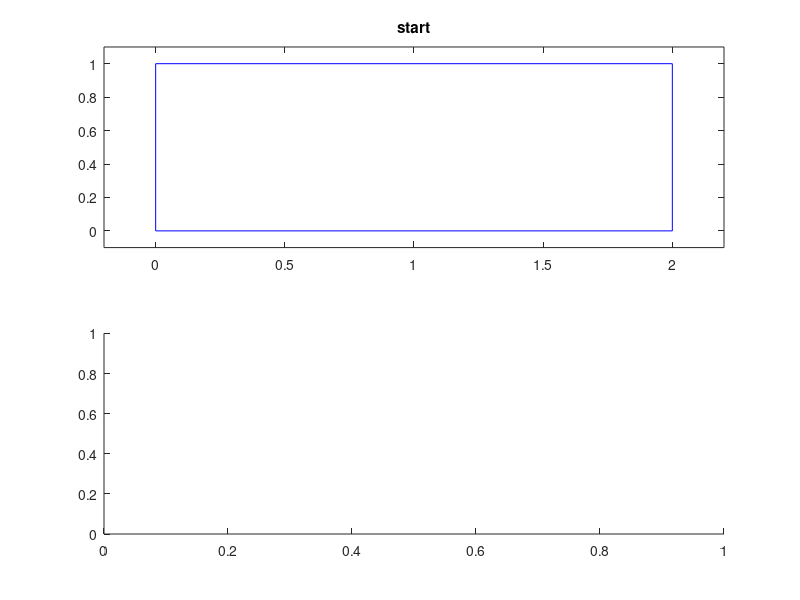

Source code (MATLAB): (Note: this script raises an error after producing the figure.)
% Determina la cobertura de inhibidores de se�al instalados en la mejor
% posici�n para tener la mayor covertura, el software fue desarrollado en
% Matlab 2018 b, simulado en una computadora con procesador i7 y 12 Gb de
% ramde

clc
a=2;     %Ingrese el largo del centro de rehabilitaci�n social
b=1;   %Ingrese el ancho del fonde de rehabilitaci�n social

Nb=20;   % numero de inhibidores
F= 0.4+0.6*rand;   %factor escalar
Cr=0.7+0.3*rand;  % tasa de cruce
Fp=0.95;   %factor de protecci�n perimetro
% tama�os de radio de cobertura del inhibidor:
mab=mean([a b]);
aa=0.15*mab+0.3*mab*rand(1,Nb);
bb=aa; %Variable auxiliar para el radio
m2=min([aa bb]/2); 
AA=(aa/2.*bb/2)*pi; % areas de los inhibidores de se�al

penalty=1e-6*a*b;
nac=0.8; % coheficiente de �rea negativa



N=100; % Tama�o de la poblacion
ng=10000; % numero de generaciones
pmpe=0.5; % probabilidad de plazas de intercambio de mutaci�n
pmbj=0.5; % Saltos grandes
pmsj=0.5; % Saltos peque�os
pmrr=0.5; % traslacion
pmvi=0.5; % visible/invisible
pmne=0.5; % se mueve al limite cercano

%limites de la grafica

figure;
ha1=axes;
ha1=subplot(2,1,1);
plot([0 a a 0 0], [0 0 b b 0],'b-');
xlim([-0.1*a 1.1*a]);
ylim([-0.1*b 1.1*b]);
set(ha1,'NextPlot','add');
ht=title(ha1,'start');
ha2=subplot(2,1,2);
drawnow;


set_cl; % pone los clores de los inhibidores de diferentes colores


% Iniciando el proceso de cubrimiento 
tic % Para el control de tiempo
 
% inicio de poblaci�n randomicamente:
G=zeros(N,4*Nb);
Gch=zeros(N,4*Nb); % hijo
for Nc=1:N % para cada individuo
    G1=zeros(4,Nb); % 1 individuao
    % G1(1,i)=1 si i-inhibidor es visible
    % G1(2,i)=1 si i-inhibidor es movido
    % G1(3,i) - coordenada x del centro del inhibidor
    % G1(4,i) - coordenada y del centro del inhibidor

    G1(1,:)=double(rand(1,Nb)<0.2);
    G1(2,:)=double(rand(1,Nb)<0.5);
    G1(3,:)=m2+(a-m2)*rand(1,Nb);
    G1(4,:)=m2+(b-m2)*rand(1,Nb);
    G(Nc,:)=(G1(:))'; % (G1(:))' convierte matriz a vector fila
end



hi=imagesc(G,'parent',ha2);
ylabel('n�mero de individuos');
title('genes');
colorbar;
drawnow;

Gpr1=zeros(4,Nb);
Gpr2=zeros(4,Nb); % 2 padres
Gch1=zeros(4,Nb);
Gch2=zeros(4,Nb); % hijos

delta=1e-6;

 % Mutaci�n: Esquema de mutaci�n adaptativo
 if delta<1e-6
    % intercambio de genes
    for Nc=1:N % para cada individuo
        if rand>pmpe
            G1(:)=(G(Nc,:))';
            ir1=ceil(Nb*rand);
            ir2=ceil(Nb*rand);
            ir3=ceil(Nb*rand);
            ir4=ceil(Nb*rand);
            G1(3:4,ir4)=G1(3:4,ir1)+F*(G1(3:4,ir3)-G1(3:4,ir2));
            G(Nc,:)=(G1(:))';
            
        else
             if rand<pmpe
            G1(:)=(G(Nc,:))';
            ir1=ceil(Nb*rand);
            ir2=ceil(Nb*rand);
            ir3=ceil(Nb*rand);
            ir4=ceil(Nb*rand);
            ir5=ceil(Nb*rand);
            ir6=ceil(Nb*rand);
            G1(3:4,ir6)=G1(3:4,ir1)+F*(G1(3:4,ir2)-G1(3:4,ir3))+F*(G1(3:4,ir5)-G1(3:4,ir4));
            G(Nc,:)=(G1(:))';
             end
             
        end
    end
    
 else
        if delta>1e-6
    % intercambio de genes
    for Nc=1:N % para cada individuo
        if rand>pmpe
            G1(:)=(G(Nc,:))';
            ir1=ceil(Nb*rand);
            ir2=ceil(Nb*rand);
            ir3=ceil(Nb*rand);
            G1(3:4,ir3)=Gb+F*(G1(3:4,ir1)-G1(3:4,ir2));
            G(Nc,:)=(G1(:))';
            
        else
             if rand<pmpe
            G1(:)=(G(Nc,:))';
            ir1=ceil(Nb*rand);
            ir2=ceil(Nb*rand);
            ir3=ceil(Nb*rand);
            ir4=ceil(Nb*rand);
            ir5=ceil(Nb*rand);
            G1(3:4,ir5)=Gb+F*(G1(3:4,ir1)-G1(3:4,ir2))+F*(G1(3:4,ir3)-G1(3:4,ir4));
            G(Nc,:)=(G1(:))';
        end
             
        end
    end
        end
 end
       
for ngc=1:ng % conteo de generaciones
    % encuentra la funci�n objetivo:
    fitnesses=zeros(N,1);
    for Nc=1:N % para cada individuo
        G1(:)=(G(Nc,:))';
        vis=G1(1,:);
        ind=find(vis);
        L=length(ind);
        if L>0
            % solo inhibidores visibles:
            rot=G1(2,ind);
            x=G1(3,ind);
            y=G1(4,ind);
            if L==1
                aaa=aa(ind);
                bbb=bb(ind);
                if rot
                    tmp=aaa;
                    aaa=bbb;
                    bbb=tmp;
                end
                A0=AA(ind); % area del inhibidor
                x1=max([x-aaa/2  0]);
                y1=max([y-bbb/2  0]);
                x2=min([x+aaa/2  a]);
                y2=min([y+bbb/2  b]);
                % x1 - x2,  y1 - y2 coordenadas dentro del �rea de
                % cobertura
                if (x1>=x2)||(y1>=y2)||(x1>=a*Fp)||(y1>=b*Fp)
                    A=0; % inhibidor dentro del area principal
                else
                    A=((x2-x1)/2*(y2-y1)/2)*pi; % calculo del area del inhibidor
                end
                %if A<A0 % si no esta totalmente adentro del area principal
               if (aaa/2<=x*Fp)&&(x<=a-aaa/2)&&(bbb/2<=y*Fp)&&(y<=b-bbb/2) % si esta totalmente adentro
                    fitness=A;
               else
                    nac=nac+(0.0081/log(2*nac));
                  
                    fitness=A-nac*(A0-A)-penalty;
                end
               
                    
            else
                fitness=0;
                ispen=false; % es 1 si hay penalidad
                
                % chequeo de cruce con el area de cobertura principal:
                % anade inhibidores y sustrae a los que estan afuera:
                for n=1:L % por cada inhibidor
                    ind1=ind(n);
                    aaa=aa(ind1);
                    bbb=bb(ind1);
                    if rot(n)
                        tmp=aaa;
                        aaa=bbb;
                        bbb=tmp;
                    end
                    A0=AA(ind1); %  area inhibidor
                    x1=max([x(n)-aaa/2  0]);
                    y1=max([y(n)-bbb/2  0]);
                    x2=min([x(n)+aaa/2  a]);
                    y2=min([y(n)+bbb/2  b]);
                    % x1 - x2,  y1 - y2 esta el inhibidor dentro del area
                    % de cobertura
                    if (x1>=x2)||(y1>=y2)||(x1>=a*Fp)||(y1>=b*Fp)
                        A=0; % inhibidor dentro del area principal
                    else
                        A=((x2-x1)/2*(y2-y1)/2)*pi; % inhibidor dentro del area principal
                    end
                    
                     %para probar
                    if A<A0 % if not fully inside main box
                       fitness=fitness + A-nac*(A0-A);
                        ispen=true; % penality
                    else
                        fitness=fitness + A;
                   end
                    
                    if (aaa/2<=x(n)*Fp)&&(x(n)<=a*Fp-aaa/2)&&(bbb/2<=y(n)*Fp)&&(y(n)<=b*Fp-bbb/2) % si esta totalmente adentro
                        fitness=fitness + A;
                    else
                        fitness=fitness + A-nac*(A0-A);
                        ispen=true; % penalidad
                    end
                    
                end
                
                % por cada par de inhibidores:
                for n1=1:L-1
                    ind1=ind(n1);
                    aaa1=aa(ind1);
                    bbb1=bb(ind1);
                    if rot(n1)
                        tmp=aaa1;
                        aaa1=bbb1;
                        bbb1=tmp;
                    end
                    A1=AA(ind1);
                    x1=x(n1);
                    y1=y(n1); % posicion del inhibidor
                    for n2=n1+1:L
                        ind2=ind(n2);
                        aaa2=aa(ind2);
                        bbb2=bb(ind2);
                        if rot(n2)
                            tmp=aaa2;
                            aaa2=bbb2;
                            bbb2=tmp;
                        end
                        A2=AA(ind2);
                        x2=x(n2);
                        y2=y(n2); % posicion de segundo inhibidor
                        dx=abs(x1-x2);
                        dy=abs(y1-y2); % distancias
                        a12=(aaa1/2+aaa2/2);
                        b12=(bbb1/2+bbb2/2);
                        if (dx<a12)&&(dy<b12) % si cruza
                            ispen=true;
                            Ac=((a12-dx)/2*(b12-dy)/2)*pi; % area de cruce
                            fitness=fitness-Ac-Ac; % porque area n1 y n2 fueron totalmente a�adidas
                            fitness=fitness-2*nac*Ac;
                        end

                    end
                end
                
                if ispen
                    fitness=fitness-penalty;
                end
        
            end
        else
            fitness=0;
        end
        fitnesses(Nc)=fitness;
    end
    
    [fb bi]=max(fitnesses); % el mejor
    
   %para acelerar la tasa de convergencia del algoritmo
   
         delta = abs(fitness/abs(mean(fitnesses))-1);
        
        
    
  % grafica del mejor:
    G1(:)=(G(bi,:))';
    Gb=G(bi,:); % best
    if mod(ngc,10)==0
        cla(ha1);
        Atmp=0;
        for Nbc=1:Nb
            vis1=G1(1,Nbc);
            if vis1
                rot1=G1(2,Nbc);
                aaa=aa(Nbc);
                bbb=bb(Nbc);
                
                if rot1
                    tmp=aaa;
                    aaa=bbb;
                    bbb=tmp;
                end
                x=G1(3,Nbc);
                y=G1(4,Nbc);
                
                 theta = linspace(0, 2*pi);
        xcentro1 = G1(3,Nbc)-aaa/2*cos(theta);
        xcentro2 = G1(3,Nbc)+aaa/2*cos(theta);
        
        ycentro1 = G1(4,Nbc)-bbb/2*sin(theta);
        ycentro2 = G1(4,Nbc)+bbb/2*sin(theta);
     
        
           plot([xcentro1  xcentro2  xcentro2  xcentro1  xcentro1],...
                 [ycentro1  ycentro1  ycentro2  ycentro2  ycentro1],...      
            '-','color',cl(Nbc,:),...
                     'parent',ha1);
                 hold on;
                Atmp=Atmp+aaa*bbb;
                
   
       
        %%%%%%%%%
                 
                
                
            end
        end
        plot([0 a a 0 0], [0 0 b b 0],'b-','parent',ha1);
        xlim(ha1,[-0.1*a 1.1*a]);
        ylim(ha1,[-0.1*b 1.1*b]);
        
        
        %%%%%%%%%
        
        
        set(hi,'Cdata',G);
        
        nvb=length(find(G1(1,:))); % numero de inhibidores visibles
        pcubierto=num2str(fb)/a*b;
        
        set(ht,'string',[' generation: ' num2str(ngc)  ', inhibidores: ' num2str(nvb) ', area: ' num2str(fb)]);
        
        drawnow;
    end
     
    
    % preparacion para el cruce, seleccion:
    fmn=min(fitnesses);
    fst=std(fitnesses);
    if fst<1e-7
        fst=1e-7;
    end
    fmn1=fmn-0.01*fst; % bajo entonces m�nimo
    P=fitnesses-fmn1; % valores positivos
    p=P/sum(P); % probabilidad
    ii=roulette_wheel_indexes(N,p); %uso del algoritmo de ruleta de casino para generar el cruce
    Gp=G(ii,:); % padres
    
    % cruzamiento:
    for n=1:2:N
        pr1=Gp(n,:);
        pr2=Gp(n+1,:); % 2 padres
        % en forma de matriz:
        Gpr1(:)=pr1'; 
        Gpr2(:)=pr2';
        
        for Nbc=1:Nb
            
            % visibilidad
            if rand<Cr
                Gch1(1,Nbc)=Gpr1(1,Nbc);
            else
                Gch1(1,Nbc)=Gpr2(1,Nbc);
            end
            if rand<Cr
                Gch2(1,Nbc)=Gpr1(1,Nbc);
            else
                Gch2(1,Nbc)=Gpr2(1,Nbc);
            end
            
            % movimiento:
            if rand<Cr
                Gch1(2,Nbc)=Gpr1(2,Nbc);
            else
                Gch1(2,Nbc)=Gpr2(2,Nbc);
            end
            if rand<Cr
                Gch2(2,Nbc)=Gpr1(2,Nbc);
            else
                Gch2(2,Nbc)=Gpr2(2,Nbc);
            end
            
            % posicion:
            % hijo 1:
           
            i3=1+ceil(2*rand);
            switch i3
                case 1 % obtiene la posicion media
                    Gch1(3,Nbc)=(Gpr1(3,Nbc)+Gpr2(3,Nbc))/2;
                    Gch1(4,Nbc)=(Gpr1(4,Nbc)+Gpr2(4,Nbc))/2;
                case 2 %obtiene la posicion del padre 1
                    Gch1(3,Nbc)=Gpr1(3,Nbc);
                    Gch1(4,Nbc)=Gpr1(4,Nbc);
                case 3 %obtiene la posicion del padre 2
                    Gch1(3,Nbc)=Gpr2(3,Nbc);
                    Gch1(4,Nbc)=Gpr2(4,Nbc);
            end
            
            % hijo 2:
          
            i3=1+ceil(2*rand);
            switch i3
                case 1 % obtiene la posicion media
                    Gch2(3,Nbc)=(Gpr1(3,Nbc)+Gpr2(3,Nbc))/2;
                    Gch2(4,Nbc)=(Gpr1(4,Nbc)+Gpr2(4,Nbc))/2;
                case 2 %obtiene la posicion del padre 1
                    Gch2(3,Nbc)=Gpr1(3,Nbc);
                    Gch2(4,Nbc)=Gpr1(4,Nbc);
                case 3 %obtiene la posicion del padre 2
                    Gch2(3,Nbc)=Gpr2(3,Nbc);
                    Gch2(4,Nbc)=Gpr2(4,Nbc);
            end
            
            
        end
        ch1=(Gch1(:))';
        ch2=(Gch2(:))';
        Gch(n,:)=ch1;
        Gch(n+1,:)=ch2;
        
        
    end
    G=Gch; % nuevo hijo
    
   
    % salto grande:
    for Nc=1:N % para cada individuo
        if rand<pmbj
            G1(:)=(G(Nc,:))';
            ir=ceil(Nb*rand);
            G1(3:4,ir)=G1(3:4,ir)+[0.05*a*Fp*randn;
                                   0.05*b*Fp*randn];
            G(Nc,:)=(G1(:))';
        end
    end
    
    % pequeno salto gauss:
    for Nc=1:N % para cada individuo
        if rand<pmsj
            G1(:)=(G(Nc,:))';
            ir=ceil(Nb*rand);
            G1(3:4,ir)=G1(3:4,ir)+[0.005*a*Fp*randn;
                                   0.005*b*Fp*randn];
            G(Nc,:)=(G1(:))';
        end
    end
    
    % movimiento aleatorio:
    for Nc=1:N % para cada individuo
        if rand<pmrr
            G1(:)=(G(Nc,:))';
            ir=ceil(Nb*rand);
            G1(2,ir)=double(rand<Cr);
            G(Nc,:)=(G1(:))';
        end
    end
    
    % aleatorio visible o no:
    for Nc=1:N % para cada individuo
        if rand<pmvi
            G1(:)=(G(Nc,:))';
            ir=ceil(Nb*rand);
            G1(1,ir)=double(rand<Cr);
            G(Nc,:)=(G1(:))';
        end
    end
    
    % se mueve al mas cercano limite:
    for Nc=1:N % para cada individuo
        if rand<pmne
            G1(:)=(G(Nc,:))';
            ir=ceil(Nb*rand); % inhibidor aleatorio pequeno
            rv=find((G1(1,:))&((1:Nb)~=Nc)); % encuentra el resto visible
            if rand<Cr
                % al borde vertical
                eax=[G1(3,rv)-aa(rv)/2  G1(3,rv)+aa(rv)/2  0  Fp*a]; % borde xs
                deax=[(G1(3,ir)-aa(ir)/2) - eax  (G1(3,ir)+aa(ir)/2) - eax]; % distancies
                [dmn indm]=min(abs(deax));
                G1(3,ir)=G1(3,ir)-deax(indm);
            else
                % al borde horizontal
                eay=[G1(4,rv)-bb(rv)/2  G1(4,rv)+bb(rv)/2  0  Fp*b]; % borde ys
                deay=[(G1(4,ir)-bb(ir)/2) - eay  (G1(4,ir)+bb(ir)/2) - eay]; % distancias
                
                [dmn indm]=min(abs(deay));
                G1(4,ir)=G1(4,ir)-deay(indm);
            end
        end
    end
    
  
    
    toc % Tiempo transcurrido
    
    % elite:
    G(1,:)=Gb;
   
        
 
end

